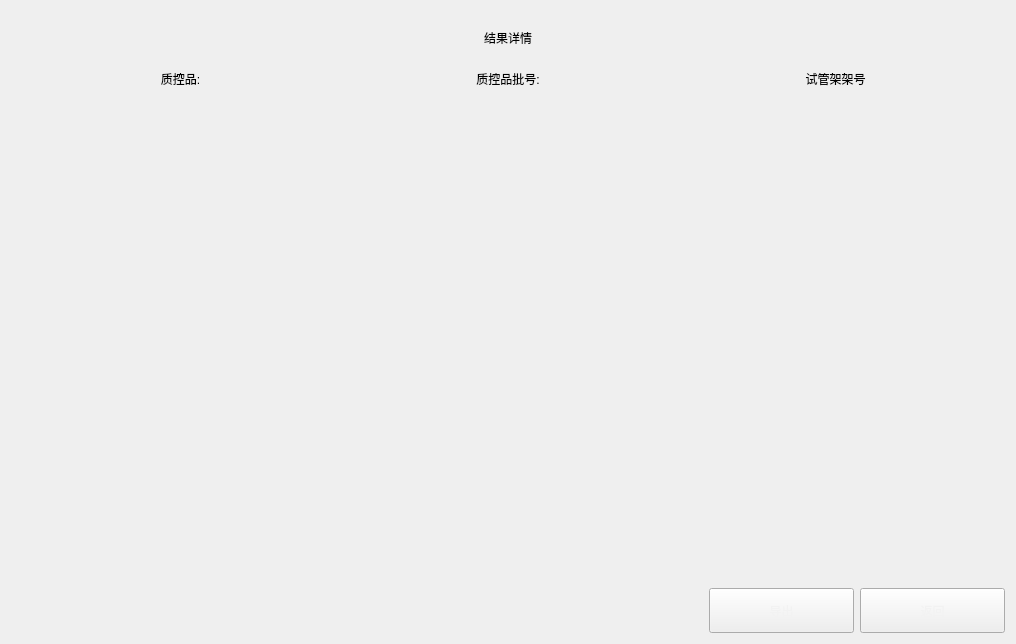
<?xml version="1.0" encoding="UTF-8"?>
<ui version="4.0">
 <class>QCResultDisplay</class>
 <widget class="QWidget" name="QCResultDisplay">
  <property name="geometry">
   <rect>
    <x>0</x>
    <y>0</y>
    <width>1016</width>
    <height>644</height>
   </rect>
  </property>
  <property name="windowTitle">
   <string>Form</string>
  </property>
  <layout class="QVBoxLayout" name="verticalLayout" stretch="1,5,1">
   <item>
    <widget class="QWidget" name="widget" native="true">
     <layout class="QVBoxLayout" name="verticalLayout_2">
      <item>
       <widget class="QLabel" name="label">
        <property name="styleSheet">
         <string notr="true">font: 26pt &quot;Microsoft YaHei UI&quot;;</string>
        </property>
        <property name="text">
         <string>结果详情</string>
        </property>
        <property name="alignment">
         <set>Qt::AlignCenter</set>
        </property>
       </widget>
      </item>
      <item>
       <layout class="QHBoxLayout" name="horizontalLayout_2">
        <item>
         <widget class="QLabel" name="label_2">
          <property name="styleSheet">
           <string notr="true">font: 18pt &quot;Microsoft YaHei UI&quot;;</string>
          </property>
          <property name="text">
           <string>质控品:</string>
          </property>
          <property name="alignment">
           <set>Qt::AlignCenter</set>
          </property>
         </widget>
        </item>
        <item>
         <widget class="QLabel" name="label_3">
          <property name="styleSheet">
           <string notr="true">font: 18pt &quot;Microsoft YaHei UI&quot;;</string>
          </property>
          <property name="text">
           <string>质控品批号:</string>
          </property>
          <property name="alignment">
           <set>Qt::AlignCenter</set>
          </property>
         </widget>
        </item>
        <item>
         <widget class="QLabel" name="label_4">
          <property name="styleSheet">
           <string notr="true">font: 18pt &quot;Microsoft YaHei UI&quot;;</string>
          </property>
          <property name="text">
           <string>试管架架号</string>
          </property>
          <property name="alignment">
           <set>Qt::AlignCenter</set>
          </property>
         </widget>
        </item>
       </layout>
      </item>
     </layout>
    </widget>
   </item>
   <item>
    <widget class="CusTableView" name="QCProductsDisplayWidget" native="true"/>
   </item>
   <item>
    <layout class="QHBoxLayout" name="horizontalLayout">
     <item>
      <spacer name="horizontalSpacer">
       <property name="orientation">
        <enum>Qt::Horizontal</enum>
       </property>
       <property name="sizeHint" stdset="0">
        <size>
         <width>40</width>
         <height>20</height>
        </size>
       </property>
      </spacer>
     </item>
     <item>
      <widget class="QPushButton" name="ExportBtn">
       <property name="minimumSize">
        <size>
         <width>145</width>
         <height>45</height>
        </size>
       </property>
       <property name="styleSheet">
        <string notr="true">QPushButton{
font: 700 13pt &quot;Microsoft YaHei UI&quot;;
color: #F2F2F2;
border-image: url(:/resources/img/common/btnNomal.png);
padding: -1;}
QPushButton:pressed{
font: 700 13pt &quot;Microsoft YaHei UI&quot;;
color: #F2F2F2;
border-image: url(:/resources/img/common/btnClicked.png);
padding: -1;}
</string>
       </property>
       <property name="text">
        <string>导出</string>
       </property>
      </widget>
     </item>
     <item>
      <widget class="QPushButton" name="ReturnBtn">
       <property name="minimumSize">
        <size>
         <width>145</width>
         <height>45</height>
        </size>
       </property>
       <property name="styleSheet">
        <string notr="true">QPushButton{
font: 700 13pt &quot;Microsoft YaHei UI&quot;;
color: #F2F2F2;
border-image: url(:/resources/img/common/btnNomal.png);
padding: -1;}
QPushButton:pressed{
font: 700 13pt &quot;Microsoft YaHei UI&quot;;
color: #F2F2F2;
border-image: url(:/resources/img/common/btnClicked.png);
padding: -1;}
</string>
       </property>
       <property name="text">
        <string>返回</string>
       </property>
      </widget>
     </item>
    </layout>
   </item>
  </layout>
 </widget>
 <customwidgets>
  <customwidget>
   <class>CusTableView</class>
   <extends>QWidget</extends>
   <header location="global">CusTableView.h</header>
   <container>1</container>
  </customwidget>
 </customwidgets>
 <resources/>
 <connections/>
</ui>
